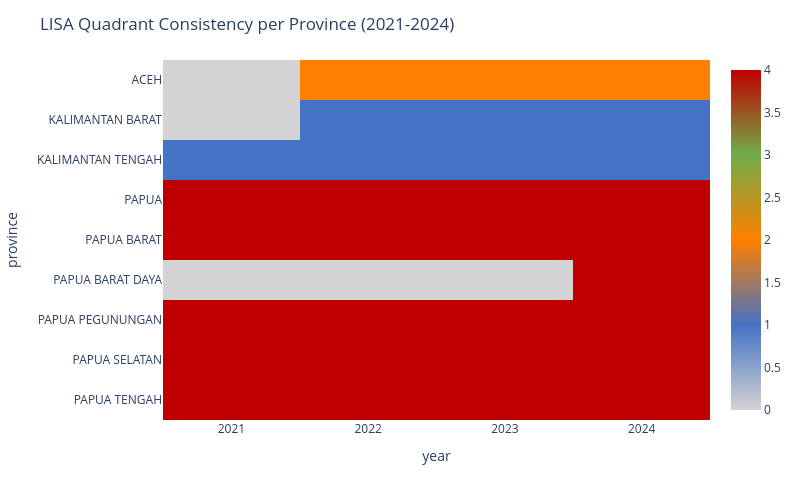

The notebook cell saved with this chart:
### Code cell
import matplotlib.colors as mcolors

pivot_quadrant = df_lisa.pivot(index='province', columns='year', values='quadrant')

QUADRANT_CODE = {'HH': 4, 'LH': 3, 'HL': 2, 'LL': 1, 'NS': 0}
pivot_num = pivot_quadrant.applymap(lambda x: QUADRANT_CODE.get(x, 0))

ever_sig = df_lisa[df_lisa['significant']]['province'].unique()
pivot_num_sig = pivot_num.loc[pivot_num.index.isin(ever_sig)]

if len(pivot_num_sig) > 0:
    fig, ax = plt.subplots(figsize=(10, max(6, len(pivot_num_sig) * 0.4)))

    cmap = mcolors.ListedColormap(['#D3D3D3', '#4472C4', '#FF7F00', '#70AD47', '#C00000'])
    bounds = [-0.5, 0.5, 1.5, 2.5, 3.5, 4.5]
    norm = mcolors.BoundaryNorm(bounds, cmap.N)

    im = ax.imshow(pivot_num_sig.values, cmap=cmap, norm=norm, aspect='auto')

    ax.set_xticks(range(len(pivot_num_sig.columns)))
    ax.set_xticklabels(pivot_num_sig.columns)
    ax.set_yticks(range(len(pivot_num_sig.index)))
    ax.set_yticklabels(pivot_num_sig.index, fontsize=8)

    for i in range(len(pivot_num_sig.index)):
        for j in range(len(pivot_num_sig.columns)):
            val = pivot_num_sig.values[i, j]
            label = {v: k for k, v in QUADRANT_CODE.items()}[val]
            ax.text(j, i, label, ha='center', va='center', fontsize=9, fontweight='bold',
                    color='white' if val in [1, 4] else 'black')

    cbar = plt.colorbar(im, ax=ax, ticks=[0, 1, 2, 3, 4])
    cbar.ax.set_yticklabels(['NS', 'LL', 'HL', 'LH', 'HH'])

    ax.set_title('LISA Quadrant Consistency per Province (2021-2024)\n(only provinces significant at least once)')
    ax.set_xlabel('Year')
    ax.set_ylabel('Province')

    plt.tight_layout()
    plt.savefig(OUTPUT_DIR / 'plot_lisa_consistency.png', bbox_inches='tight')
    plt.show()
else:
    print('There is no province that was ever significant in LISA.')

### Figure 1 — Plotly figure (JSON) as saved in the notebook; plotly's stock layout.template omitted (floating-point values rounded to 4 significant figures)
{"data": [{"coloraxis": "coloraxis", "hovertemplate": "year: %{x}<br>province: %{y}<br>color: %{z}<extra></extra>", "name": "0", "type": "heatmap", "x": [2021, 2022, 2023, 2024], "xaxis": "x", "y": ["ACEH", "KALIMANTAN BARAT", "KALIMANTAN TENGAH", "PAPUA", "PAPUA BARAT", "PAPUA BARAT DAYA", "PAPUA PEGUNUNGAN", "PAPUA SELATAN", "PAPUA TENGAH"], "yaxis": "y", "z": [[0, 2, 2, 2], [0, 1, 1, 1], [1, 1, 1, 1], [4, 4, 4, 4], [4, 4, 4, 4], [0, 0, 0, 4], [4, 4, 4, 4], [4, 4, 4, 4], [4, 4, 4, 4]]}], "layout": {"coloraxis": {"colorscale": [[0, "#D3D3D3"], [0.25, "#4472C4"], [0.5, "#FF7F00"], [0.75, "#70AD47"], [1, "#C00000"]]}, "height": 500, "margin": {"t": 60}, "title": {"text": "LISA Quadrant Consistency per Province (2021-2024)"}, "width": 800, "xaxis": {"anchor": "y", "domain": [0, 1], "title": {"text": "year"}}, "yaxis": {"anchor": "x", "autorange": "reversed", "domain": [0, 1], "title": {"text": "province"}}}}
